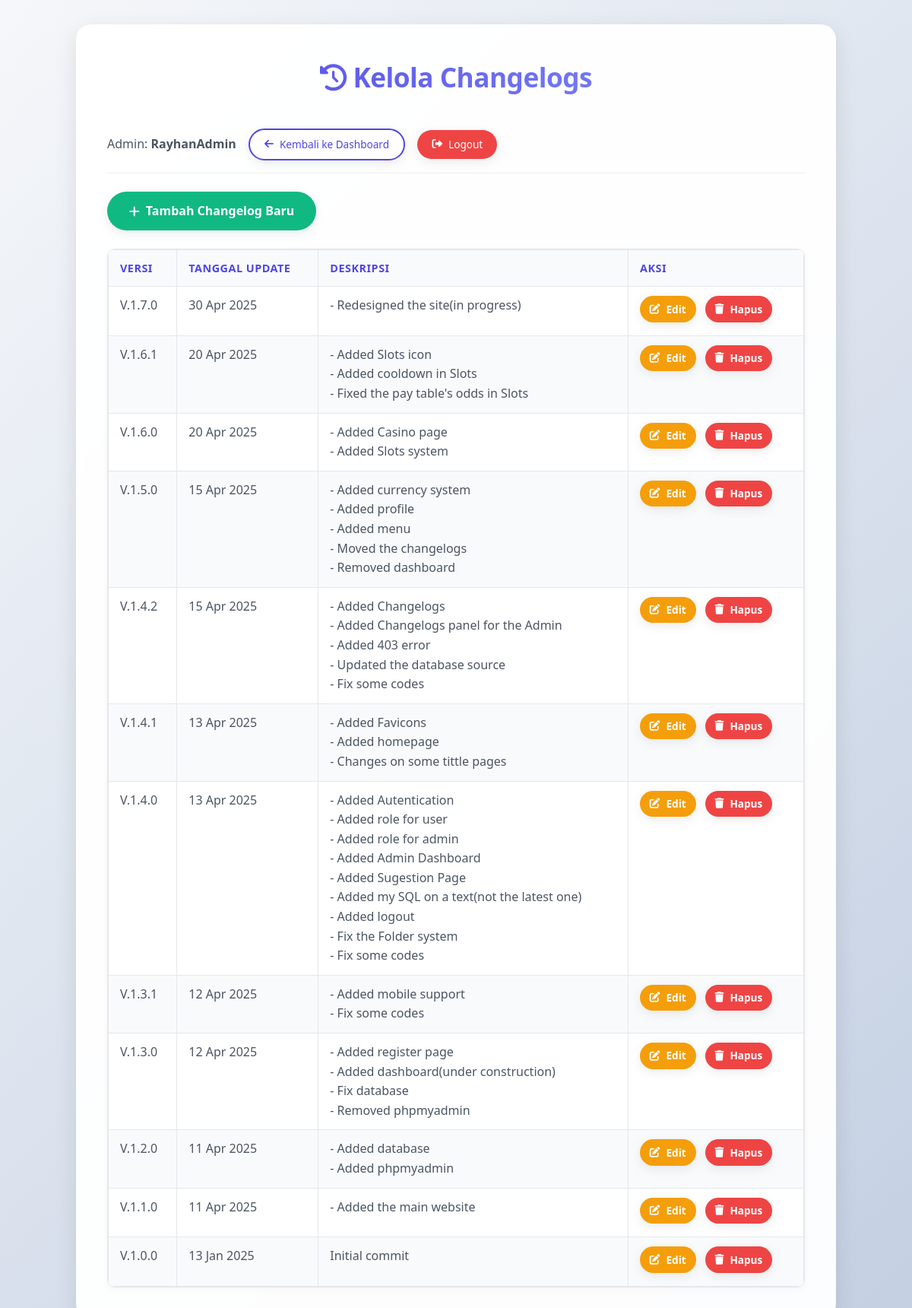
The page /admin/changelogs/index.php (signed in) on the database its author committed.
### tables this page shows
CREATE TABLE `changelogs` (
  `id` int(11) NOT NULL AUTO_INCREMENT,
  `version` varchar(50) NOT NULL COMMENT 'Contoh: v1.0.1, Build 20250415',
  `description` text NOT NULL COMMENT 'Detail perubahan pada versi ini',
  `update_date` date NOT NULL COMMENT 'Tanggal update versi ini',
  `created_at` timestamp NULL DEFAULT current_timestamp(),
  `updated_at` timestamp NULL DEFAULT current_timestamp() ON UPDATE current_timestamp(),
  PRIMARY KEY (`id`),
  KEY `idx_update_date` (`update_date`) COMMENT 'Index untuk sorting berdasarkan tanggal'
);

### admin/changelogs/index.php (the view, shortened to what this page needs)
<?php
$conn = new mysqli("localhost", "admin", "admin123", "login_app");
$sql = "SELECT id, version, description, update_date FROM changelogs ORDER BY update_date DESC, id DESC";
$result = $conn->query($sql);
?>
<!DOCTYPE html>
<html lang="id">
<head>
<link rel="stylesheet" href="/assets/css/main.css">
<link rel="stylesheet" href="https://cdnjs.cloudflare.com/ajax/libs/font-awesome/6.4.0/css/all.min.css">
</head>
<body>
<div class="admin-container">
    <div class="page-header no-border">
         <h1 class="gradient-text"><i class="fas fa-history"></i> Kelola Changelogs</h1>
    </div>
     <div class="nav-links">
         <p>Admin: <strong><?php echo htmlspecialchars($_SESSION['user']); ?></strong></p>
         <a href="/admin" class="btn btn-sm btn-secondary"><i class="fas fa-arrow-left"></i> Kembali ke Dashboard</a>
         <a href="/logout.php" class="btn btn-sm btn-danger"><i class="fas fa-sign-out-alt"></i> Logout</a>
    </div>
    <div style="margin-bottom: 1.5rem;">
        <a href="manage_changelog.php?action=add" class="btn btn-success"><i class="fas fa-plus"></i> Tambah Changelog Baru</a>
    </div>
    <div class="table-container">
        <table class="table">
            <thead>
                <tr>
                    <th>Versi</th>
                    <th>Tanggal Update</th>
                    <th>Deskripsi</th>
                    <th>Aksi</th>
                </tr>
            </thead>
            <tbody>
                <?php if ($result && $result->num_rows > 0): ?>
                    <?php while($row = $result->fetch_assoc()): ?>
                    <tr>
                        <td><?= htmlspecialchars($row['version']) ?></td>
                        <td><?= date("d M Y", strtotime($row['update_date'])) ?></td>
                        <td class="description-cell"><?= nl2br(htmlspecialchars($row['description'])) ?></td>
                        <td class="actions">
                            <a href="manage_changelog.php?action=edit&id=<?= $row['id'] ?>" class="btn btn-sm btn-warning"><i class="fas fa-edit"></i> Edit</a>
                            <a href="process_changelog.php?action=delete&id=<?= $row['id'] ?>" class="btn btn-sm btn-danger" onclick="return confirm('Yakin ingin menghapus changelog versi <?= htmlspecialchars($row['version']) ?> ini?')"><i class="fas fa-trash"></i> Hapus</a>
                        </td>
                    </tr>
                    <?php endwhile; ?>
                <?php endif; ?>
            </tbody>
        </table>
    </div>
</div>
</body>
</html>

### assets/css/main.css (style rules this page uses)
* { margin: 0; padding: 0; box-sizing: border-box; font-family: 'Segoe UI', 'Roboto', 'Arial', sans-serif; }
html { scroll-behavior: smooth; }
body { min-height: 100vh; background: linear-gradient(135deg, #f5f7fa 0%, #c3cfe2 100%); color: #4b5563; line-height: 1.6; font-size: 16px; overflow-x: hidden; position: relative; }
.container, .auth-container, .profile-container, .admin-container, .page-container { background-color: rgba(255, 255, 255, 0.95); padding: 2.5rem; margin: 2rem auto; border-radius: 20px; box-shadow: 0 10px 30px rgba(0, 0, 0, 0.1); width: 90%; backdrop-filter: blur(5px); border: 1px solid rgba(255, 255, 255, 0.18); max-width: 900px; position: relative; z-index: 1; }
.admin-container { max-width: 1000px; }
h1, h2, h3, h4, h5, h6 { color: #334155; margin-bottom: 1rem; font-weight: 700; }
h1 { font-size: 2.2rem; letter-spacing: -0.5px; }
.gradient-text { background: linear-gradient(to right, #4f46e5, #818cf8); -webkit-background-clip: text; -webkit-text-fill-color: transparent; background-clip: text; }
.page-header { text-align: center; margin-bottom: 2.5rem; padding-bottom: 1.5rem; border-bottom: 1px solid rgba(79, 70, 229, 0.1); position: relative; }
.page-header.no-border { border-bottom: none; padding-bottom: 0; }
.page-header h1 { margin-bottom: 0.5rem; }
.page-header::after { content: ''; position: absolute; bottom: -1px; left: 50%; transform: translateX(-50%); width: 70px; height: 3px; background: linear-gradient(to right, #4f46e5, #818cf8); border-radius: 2px; }
.page-header.no-border::after { display: none; }
a { color: #4f46e5; text-decoration: none; transition: color 0.2s ease; }
.btn { display: inline-flex; align-items: center; justify-content: center; padding: 0.8rem 1.8rem; font-size: 1rem; border: none; border-radius: 50px; cursor: pointer; transition: all 0.3s ease; font-weight: 600; text-decoration: none; gap: 8px; box-shadow: 0 4px 15px rgba(0, 0, 0, 0.08); white-space: nowrap; }
.btn-secondary { background-color: #fff; color: #4f46e5; border: 2px solid #4f46e5; }
.btn-danger { background-color: #ef4444; color: white; }
.btn-warning { background-color: #f59e0b; color: white; }
.btn-success { background-color: #10b981; color: white; }
.btn-sm { padding: 0.5rem 1.2rem; font-size: 0.85rem; }
.table-container { overflow-x: auto; margin-top: 1.5rem; border: 1px solid #e5e7eb; border-radius: 10px; box-shadow: 0 2px 10px rgba(0,0,0,0.04); }
.table { width: 100%; border-collapse: collapse; background-color: #fff; }
.table th, .table td { border: 1px solid #e5e7eb; padding: 12px 15px; text-align: left; vertical-align: top; }
.table th { background-color: #f9fafb; color: #4f46e5; font-weight: 600; font-size: 0.9rem; letter-spacing: 0.5px; text-transform: uppercase; }
.table tbody tr:nth-child(even) { background-color: #f9fafb; }
.table .actions a, .table .actions button { margin-right: 8px; margin-bottom: 5px; }
.table .actions a:last-child, .table .actions button:last-child { margin-right: 0; }
.table .actions .btn-sm { padding: 0.4rem 0.8rem; }
.nav-links { margin-bottom: 1.5rem; padding-bottom: 1rem; border-bottom: 1px solid #eee; display: flex; flex-wrap: wrap; gap: 1rem; align-items: center; }
.nav-links p { margin: 0; }
.nav-links a { font-weight: 500; }

### admin/changelogs/index.php (style rules this page uses)
.description-cell { max-width: 450px; word-wrap: break-word; }

### rows shown on the page
changelogs: version "V.1.7.0", update_date "30 Apr 2025", description "- Redesigned the site(in progress)"
changelogs: version "V.1.6.1", update_date "20 Apr 2025", description "- Added Slots icon - Added cooldown in Slots - Fixed the pay table's odds in Slots"
changelogs: version "V.1.6.0", update_date "20 Apr 2025", description "- Added Casino page - Added Slots system"
changelogs: version "V.1.5.0", update_date "15 Apr 2025", description "- Added currency system - Added profile - Added menu - Moved the changelogs - Removed dashboard"
changelogs: version "V.1.4.2", update_date "15 Apr 2025", description "- Added Changelogs - Added Changelogs panel for the Admin - Added 403 error - Updated the database source - Fix some codes"
changelogs: version "V.1.4.1", update_date "13 Apr 2025", description "- Added Favicons - Added homepage - Changes on some tittle pages"
changelogs: version "V.1.4.0", update_date "13 Apr 2025", description "- Added Autentication - Added role for user - Added role for admin - Added Admin Dashboard - Added Sugestion Page - Added my SQL on a text(not the latest one) - Added logout - Fix the Folder system - Fix some codes"
changelogs: version "V.1.3.1", update_date "12 Apr 2025", description "- Added mobile support - Fix some codes"
changelogs: version "V.1.3.0", update_date "12 Apr 2025", description "- Added register page - Added dashboard(under construction) - Fix database - Removed phpmyadmin"
changelogs: version "V.1.2.0", update_date "11 Apr 2025", description "- Added database - Added phpmyadmin"
changelogs: version "V.1.1.0", update_date "11 Apr 2025", description "- Added the main website"
changelogs: version "V.1.0.0", update_date "13 Jan 2025", description "Initial commit"

### other values the page prints
$_SESSION['user'] "RayhanAdmin"
